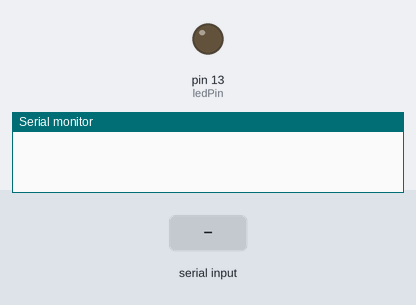
The sketch below on a simulated Arduino Uno, built with avr-gcc and run on an emulated ATmega328P. Parts: output pins drawn as LEDs (lit = HIGH), the last lines printed to the serial monitor. The test bench sets the inputs (shaded band).

Above: at 1.2 s.
1.3 s: "90,45\n" received over Serial
At 2.1 s:
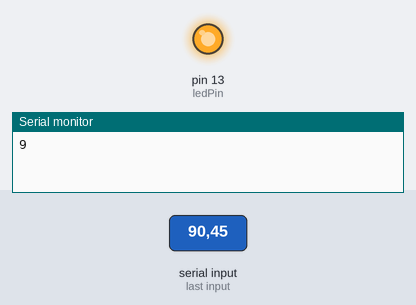
Timing chart, 0 to 10.3 s (numbered marks = the images above; inputs shaded):
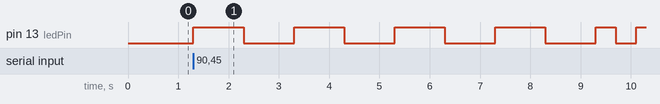

The sketch:

digit_morse_code.ino
```cpp
//Morse Code for digits

int ledPin = 13;
char inp = 0;
int morseArr[][5] = {{1000,1000,1000,1000,1000}, {400,1000,1000,1000,1000}, {400,400,1000,1000,1000}, {400,400,400,1000,1000}, {400,400,400,400,1000}, {400,400,400,400,400}, {1000,400,400,400,400}, {1000,1000,400,400,400}, {1000,1000,1000,400,400}, {1000,1000,1000,1000,400}};
void setup()
{
pinMode(ledPin, OUTPUT);

Serial.begin(9600);
}
void flash(int duration)
{
digitalWrite(ledPin, HIGH);
delay(duration);
digitalWrite(ledPin, LOW);
delay(duration);
}

void loop()
{
  if(Serial.available()>0){
    inp=Serial.read();
    if(inp!=10){
      if(inp>=48 && inp<=57){
        Serial.println((int)inp-48);
        for(int i=0;i<5;i++){
          flash(morseArr[(int)inp-48][i]);
        }
      }
      else{
        Serial.println("Not a valid number!");
      }
    }
  }
}
```

Measured:
- after the input at 1.3 s, pin 13 (ledPin): goes 4 × (HIGH 1.0 s, LOW 1.0 s), HIGH 0.40 s, LOW 0.40 s, then HIGH, starting at once
